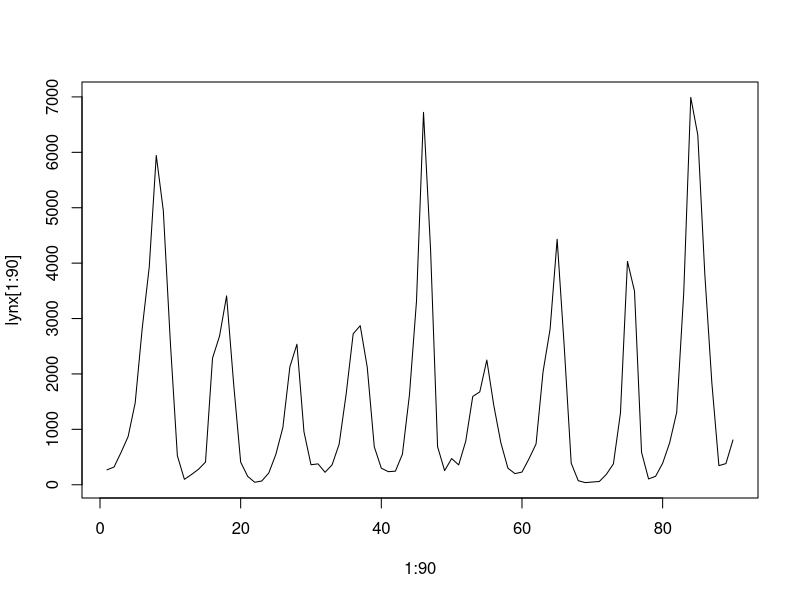
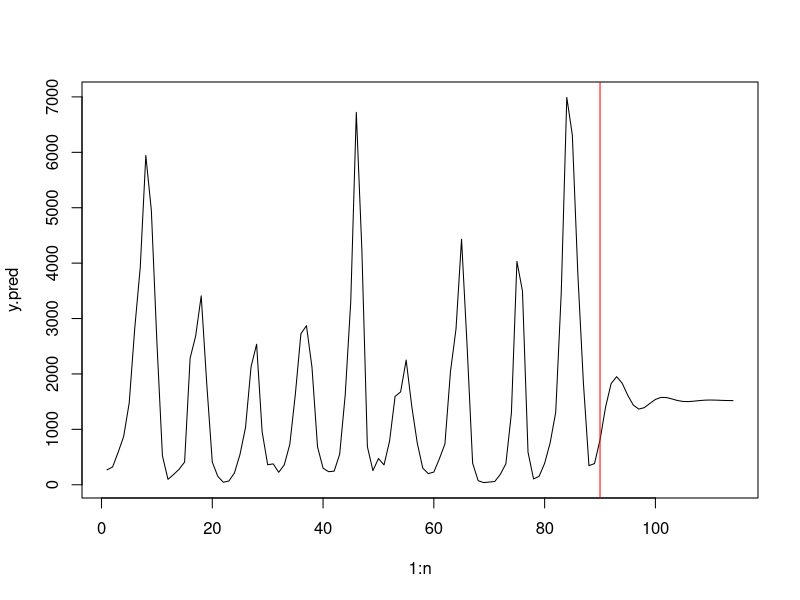
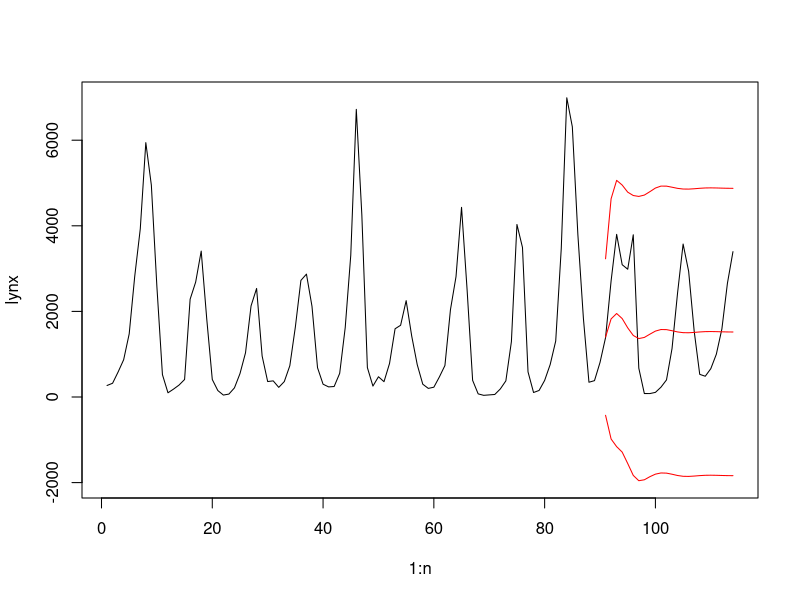
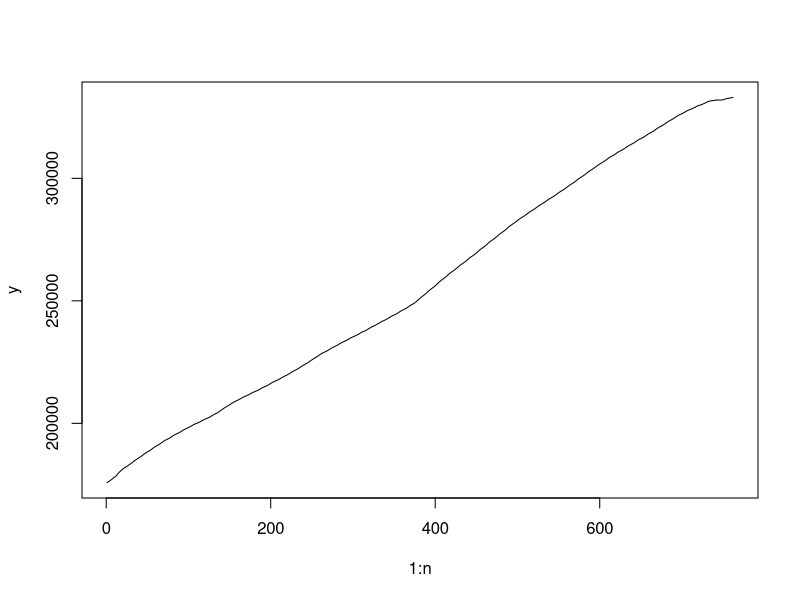
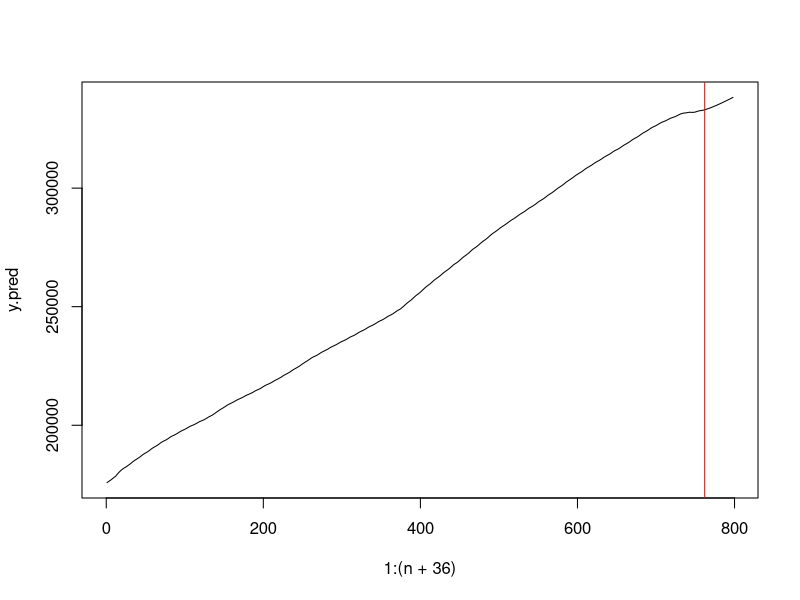
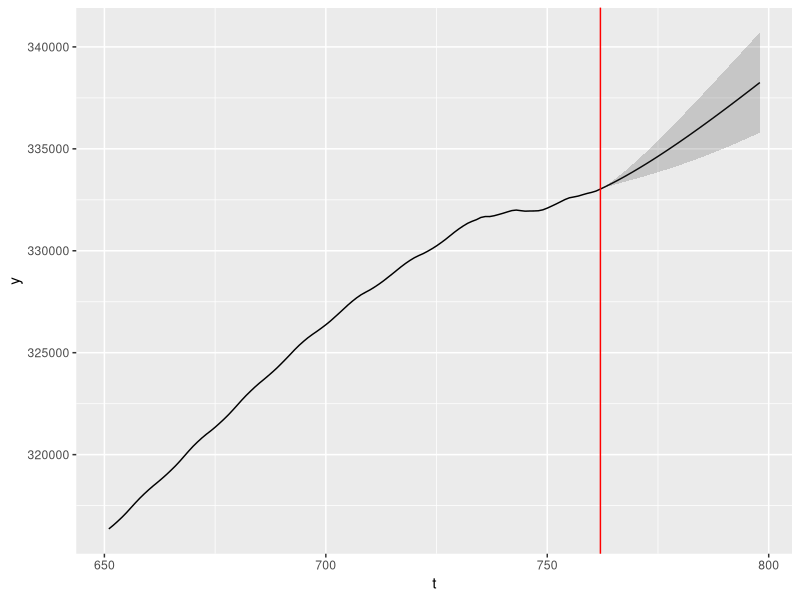
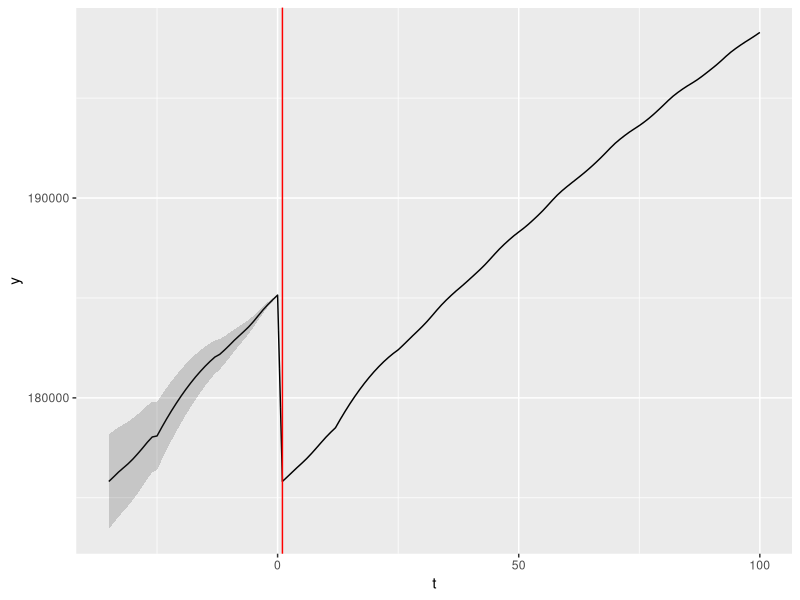
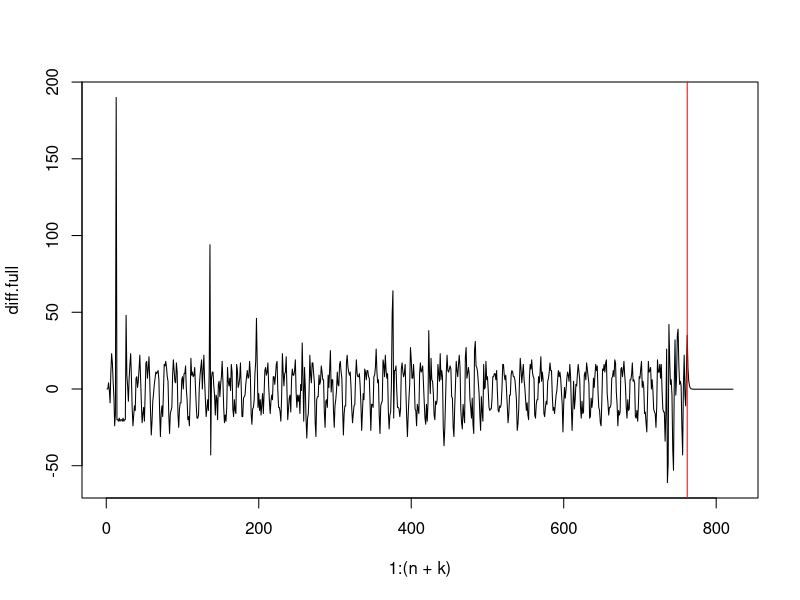

Write R code to recreate these figures, in order.
## ---- chunk 1
library(tidyverse)
set.seed(111)
## ---- chunk 2
data("lynx")
n = length(lynx) # 114
## ---- chunk 3
plot(1:90, lynx[1:90], type='l')
## ---- chunk 4
p = 2
Xmat = matrix(1, (90-p), 1)
for(j in 1:p)
{
   Xmat = cbind(Xmat, lynx[(p+1-j):(90-j)])
}
modar = lm(lynx[(p+1):90] ~ -1 + Xmat)
summary(modar)
## ---- chunk 5
modar$coefficients
## ---- chunk 6
sighat = sqrt((sum((modar$residuals)^2))/85) # 85=90-2*2-1
sighat
## ---- chunk 7
cov.mat = sighat^2 * solve(t(Xmat) %*% Xmat)
sd = sqrt(diag(cov.mat))
sd
## ---- chunk 8
for(i in 1:3) {
  a = as.numeric(modar$coefficients[i] + sd[i]*qt(p=.025, df=90-2*2-1))
  b = as.numeric(modar$coefficients[i] + sd[i]*qt(p=.975, df=90-2*2-1))
  print(c(a,b))
}
## ---- chunk 9
chi975 = qchisq(.975, df=90-5)
chi025 = qchisq(.025, df=90-5)
RSS = sum((modar$residuals)^2)
c(sqrt(RSS/chi975), sqrt(RSS/chi025))
## ---- chunk 10
phi0 = modar$coefficients[1]
phi1 = modar$coefficients[2]
phi2 = modar$coefficients[3]
root = polyroot(c(-phi2, -phi1, 1))[1]
r = Mod(root)
theta = Arg(root)
r
theta
## ---- chunk 11
c = as.numeric(phi0 / (1-phi1-phi2))
c
## ---- chunk 12
a = lynx[89] - c
b = ((lynx[90]-c)/r - a*cos(theta))/sin(theta)
a
b
## ---- chunk 13
pred = function(t) {
  t = t-89
  return( c + r^t * (a*cos(theta*t) + b*sin(theta*t)) )
}
## ---- chunk 14
y.pred = rep(-9999, n)
y.pred[1:90] = lynx[1:90]
for (k in 91:n) {
  y.pred[k] = sum(modar$coefficients * c(1, y.pred[k-1], y.pred[k-2]))
}

plot(1:n, y.pred, type='l')
abline(v=90, col='red')
#lines(89:n, sapply(89:n, pred), col='blue')
## ---- chunk 15
Gamhat = matrix(sighat^2, 1, 1) #this is the uncertainty for the first i.e., (n+1)^th prediction
vkp = matrix(modar$coefficients[2], 1, 1) #this is the estimate for phi1
for(i in 1:(n-90-1))
{
    covterm = Gamhat %*% vkp
    varterm = (sighat^2) + (t(vkp) %*% (Gamhat %*% vkp))
    Gamhat = cbind(Gamhat, covterm)
    Gamhat = rbind(Gamhat, c(t(covterm), varterm))
    
    if (i < p) {vkp = c(modar$coefficients[(i+2)], vkp)}
    if (i >= p) {vkp = c(0, vkp)}
}
## ---- chunk 16
predsd = sqrt(diag(Gamhat))
predsd
## ---- chunk 17
plot(1:n, lynx, type='l', ylim=c(-2000, 7000))
lines(91:n, y.pred[91:n], col='red')
predlower = y.pred[91:n] - 2*predsd
predupper = y.pred[91:n] + 2*predsd
lines(91:n, predlower, col='red')
lines(91:n, predupper, col='red')
## ---- chunk 18
pop = read.csv('POPTHM.csv')
y = pop$POPTHM
n = length(y)
## ---- chunk 19
plot(1:n, y, type='l')
## ---- chunk 20
Xmat = matrix(1, nrow=n-2, ncol=3)
Xmat[,2] = y[2:(n-1)]
Xmat[,3] = y[1:(n-2)]
modar = lm(y[3:n] ~ -1 + Xmat)
summary(modar)
## ---- chunk 21
modar$coefficients
## ---- chunk 22
sighat = sqrt((sum((modar$residuals)^2))/(n-2*2-1)) 
sighat
## ---- chunk 23
cov.mat = sighat^2 * solve(t(Xmat) %*% Xmat)
sd = sqrt(diag(cov.mat))
sd
## ---- chunk 24
for(i in 1:3) {
  a = as.numeric(modar$coefficients[i] + sd[i]*qt(p=.025, df=n-2*2-1))
  b = as.numeric(modar$coefficients[i] + sd[i]*qt(p=.975, df=n-2*2-1))
  print(c(a,b))
}
## ---- chunk 25
chi975 = qchisq(.975, df=n-5)
chi025 = qchisq(.025, df=n-5)
RSS = sum((modar$residuals)^2)
c(sqrt(RSS/chi975), sqrt(RSS/chi025))
## ---- chunk 26
phi0 = modar$coefficients[1]
phi1 = modar$coefficients[2]
phi2 = modar$coefficients[3]
roots = polyroot(c(-phi2, -phi1, 1)) # real roots
roots
alpha = Re(roots[1]) # convert to real numbers
beta = Re(roots[2])
## ---- chunk 27
c = as.numeric(phi0 / (1-phi1-phi2))
c
## ---- chunk 28
a = (beta*(y[n-1]-c) - (y[n]-c)) / (beta-alpha)
b = (-alpha*(y[n-1]-c) + (y[n]-c)) / (beta-alpha)
a
b
## ---- chunk 29
pred <- function(t) {
  t = t-(n-1)
  c + a*alpha^t + b*beta^t
}
## ---- chunk 30
y.pred = c(y, sapply((n+1):(n+36), pred))
plot(1:(n+36), y.pred, type='l')
abline(v=n, col='red')
#lines(89:n, sapply(89:n, pred), col='blue')
## ---- chunk 31
Gamhat = matrix(sighat^2, 1, 1) #this is the uncertainty for the first i.e., (n+1)^th prediction
vkp = matrix(modar$coefficients[2], 1, 1) #this is the estimate for phi1
for(i in 1:(36-1))
{
    covterm = Gamhat %*% vkp
    varterm = (sighat^2) + (t(vkp) %*% (Gamhat %*% vkp))
    Gamhat = cbind(Gamhat, covterm)
    Gamhat = rbind(Gamhat, c(t(covterm), varterm))
    
    # update vkp
    if (i < p) {vkp = c(modar$coefficients[(i+2)], vkp)}
    if (i >= p) {vkp = c(0, vkp)}
}
## ---- chunk 32
predsd = sqrt(diag(Gamhat))
predsd
## ---- chunk 33
pred.time = (n+1):(n+36)
pred.part = sapply(pred.time, pred)
predupper = pred.part + 2*predsd
predlower = pred.part - 2*predsd
yupper = c(y, predupper)
ylower = c(y, predlower)

start = 651 # we only plot observations after this time (inclusive)
df = data.frame(
  t = start:(n+36),
  y = y.pred[start:(n+36)],
  yupper = yupper[start:(n+36)],
  ylower = ylower[start:(n+36)]
)

ggplot(df) + 
  geom_line(aes(x=t, y=y)) +
  geom_vline(xintercept = n, color='red') + 
  geom_ribbon(aes(x=t, ymin=ylower, ymax=yupper), alpha=.2)
## ---- chunk 34
Xmat = matrix(1, nrow=n-2, ncol=3)
Xmat[,2] = y[2:(n-1)]
Xmat[,3] = y[3:n]
modar.back = lm(y[1:(n-2)] ~ -1 + Xmat)
summary(modar.back)
## ---- chunk 35
modar$coefficients
## ---- chunk 36
modar.back$coefficients
## ---- chunk 37
alph0 = modar.back$coefficients[1]
alph1 = modar.back$coefficients[2]
alph2 = modar.back$coefficients[3]

-alph0/alph2
-alph1/alph2
1/alph2
## ---- chunk 38
y.full = c(rep(-9999,36), y) # y prepended with the 36 backward predictions
k = 36
while(k>0) {
  y.full[k] = sum(modar.back$coefficients * c(1, y.pred[k+1], y.pred[k+2]))
  k = k-1
}

sighat = sqrt((sum((modar.back$residuals)^2))/(n-2*2-1)) #note: we use modar.back here
Gamhat = matrix(sighat^2, 1, 1)
vkp = matrix(modar.back$coefficients[2], 1, 1) #note: we use modar.back here
for(i in 1:(36-1))
{
    covterm = Gamhat %*% vkp
    varterm = (sighat^2) + (t(vkp) %*% (Gamhat %*% vkp))
    Gamhat = cbind(Gamhat, covterm)
    Gamhat = rbind(Gamhat, c(t(covterm), varterm))
    
    # update vkp
    if (i < p) {vkp = c(modar.back$coefficients[(i+2)], vkp)}
    if (i >= p) {vkp = c(0, vkp)}
}
predsd = sqrt(diag(Gamhat))
predsd = rev(predsd) # reverse order because the prediction goes backwards
predsd
## ---- chunk 39
yupper = y.full + c(2*predsd, rep(0, n))
ylower = y.full - c(2*predsd, rep(0, n))
end = 100 # we only plot observations before this time
df = data.frame(
  t = (-35):end,
  y = y.full[1:(36+end)],
  yupper = yupper[1:(36+end)],
  ylower = ylower[1:(36+end)]
)

ggplot(df) + 
  geom_line(aes(x=t, y=y)) +
  geom_vline(xintercept = 1, color='red') + 
  geom_ribbon(aes(x=t, ymin=ylower, ymax=yupper), alpha=.2)
## ---- chunk 40
y = pop$POPTHM
n = length(y)
## ---- chunk 41
# fits y to AR(p) model
fit.ar = function(y, p) {
  n = length(y)
  Xmat = matrix(1, n-p, p+1)
  for(j in 1:p)
  {
     Xmat[, (j+1)] = y[(p+1-j):(n-j)]
  }
  linmod = lm(y[(p+1):n] ~ -1 + Xmat)
  return( linmod )
}

# I first used arima(y, order=c(3,0,0)), but it seems to give wrong coefficients?
## ---- chunk 42
modar = fit.ar(y, 3)
modar$coefficients
## ---- chunk 43
sqrt((sum((modar$residuals)^2))/(n-3*2-1))
## ---- chunk 44
diff = rep(0, n) # twice difference of the time series
for (i in 3:n) {
  diff[i] = y[i] - 2*y[i-1] + y[i-2]
}
d = diff[3:n]

modar.d = fit.ar(d, 1)
alpha0 = modar.d$coefficients[1] %>% as.numeric()
alpha1 = modar.d$coefficients[2] %>% as.numeric()
alpha0
alpha1
## ---- chunk 45
alpha0
alpha1 + 2 # close to phi1
-1-2*alpha1 # close to phi2
alpha1 # close to phi3
## ---- chunk 46
k = 60

# compute AR(3) predictions
y.full = c(y, rep(-9999, k))
for (t in (n+1):(n+k)) {
  phis = modar$coefficients %>% as.numeric()
  #y.full[t] = sum(as.numeric(ar3$coef) * c(y.full[t-1], y.full[t-2], y.full[t-3], 1))
  y.full[t] = sum(phis * c(1, y.full[t-1], y.full[t-2], y.full[t-3]))
}
## ---- chunk 47
linmod = lm(y ~ 1 + c(1:n))
a = linmod$coefficients[2] # slope
b = linmod$coefficients[1] # intercept
## ---- chunk 48
diff.full = c(diff, rep(-9999, k))
for (t in (n+1):(n+k)) {
  alphas = modar.d$coefficients %>% as.numeric()
  diff.full[t] = sum(alphas * c(1, diff.full[t-1]))
}
plot(1:(n+k), diff.full, type='l')
abline(v=n, col='red')
## ---- chunk 49
y.d = c(y, rep(-9999, k)) # d stands for difference
for (t in (n+1):(n+k)) {
  y.d[t] = diff.full[t] + 2*y.d[t-1] - y.d[t-2]
}
## ---- chunk 50
start = 650
plotted.time = start:(n+k)
pred.time = (n+1):(n+k)
plot(plotted.time, y.full[plotted.time], type='l')
lines(pred.time, y.d[pred.time], col='red')
## ---- chunk 51
alc = read.csv('alc.csv')
colnames(alc)[2] = 'y'
## ---- chunk 52
n.test = 48
n.train = nrow(alc) - n.test
y.train = alc$y[1:n.train]
y.test = alc$y[(n.train+1):nrow(alc)]
## ---- chunk 53
mse = rep(-1, 24)
for (p in 1:24) {
  Xmat = matrix(1, n.train-p, p+1)
  for(j in 1:p) {
     Xmat[, (j+1)] = y.train[(p+1-j):(n.train-j)]
  }
  linmod = lm(y.train[(p+1):n.train] ~ -1 + Xmat)
  
  y.pred = c(y.train, rep(-9999, n.test))
  for (t in (n.train+1):nrow(alc)) {
    y.pred[t] = sum(c(1, y.pred[(t-1):(t-p)]) * linmod$coefficients)
  }
  
  y.pred = y.pred[(n.train+1):nrow(alc)]
  mse[p] = mean((y.pred - y.test)^2)
}
## ---- chunk 54
plot(1:24, mse, type='l')
plot(12:24, mse[12:24], type='l')
## ---- chunk 55
p = 15
Xmat = matrix(1, n.train-p, p+1)
for(j in 1:p)
{
   Xmat[, (j+1)] = y.train[(p+1-j):(n.train-j)]
}
linmod = lm(y.train[(p+1):n.train] ~ -1 + Xmat)

y.pred = c(y.train, rep(-9999, n.test))
for (t in (n.train+1):nrow(alc)) {
  y.pred[t] = sum(c(1, y.pred[(t-1):(t-p)]) * linmod$coefficients)
}
pred.time = (n.train+1):nrow(alc)
y.pred = y.pred[pred.time]
plot(pred.time, y.test, type='l') # actual data
lines(pred.time, y.pred, col='red')
## ---- chunk 56
#p = 12
#ar = arima(y.train, order=c(p,0,0), method = 'ML') # why is this much slower than simply using linear regression? also, for large p, this gives errors.
#y.pred = c(y.train, rep(-9999, n.test))
#for (t in (n.train+1):nrow(alc)) {
#  y.pred[t] = sum(c(y.pred[(t-1):(t-p)], 1) * ar$coef)
#}
#plot(1:nrow(alc), y.pred, type='l', col='red')
#lines(1:nrow(alc), alc$y)
